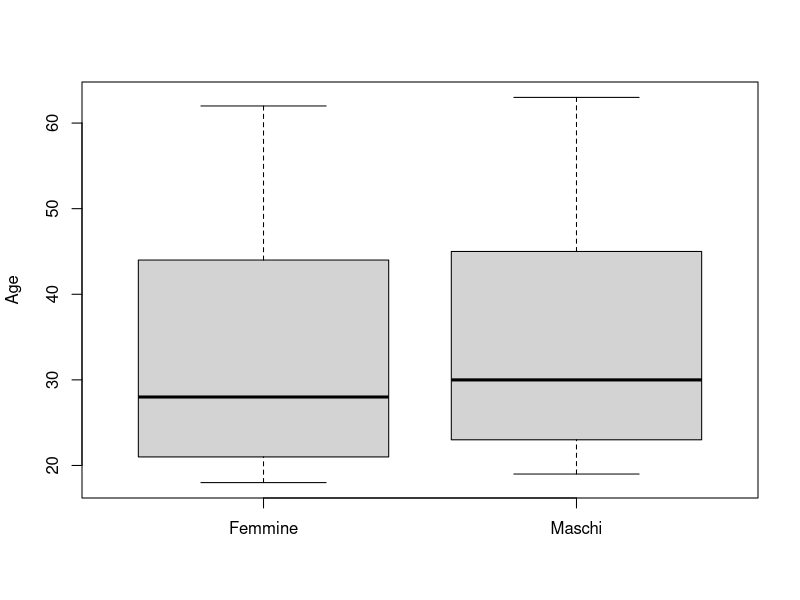
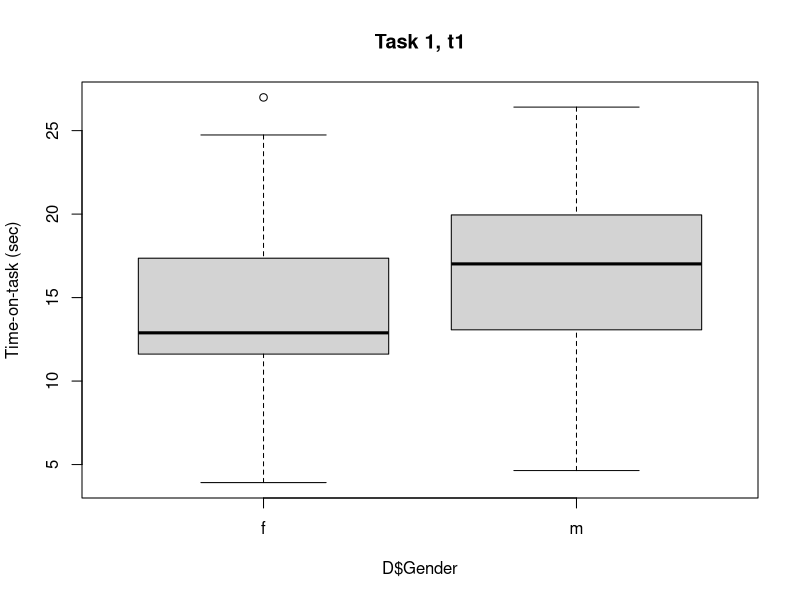
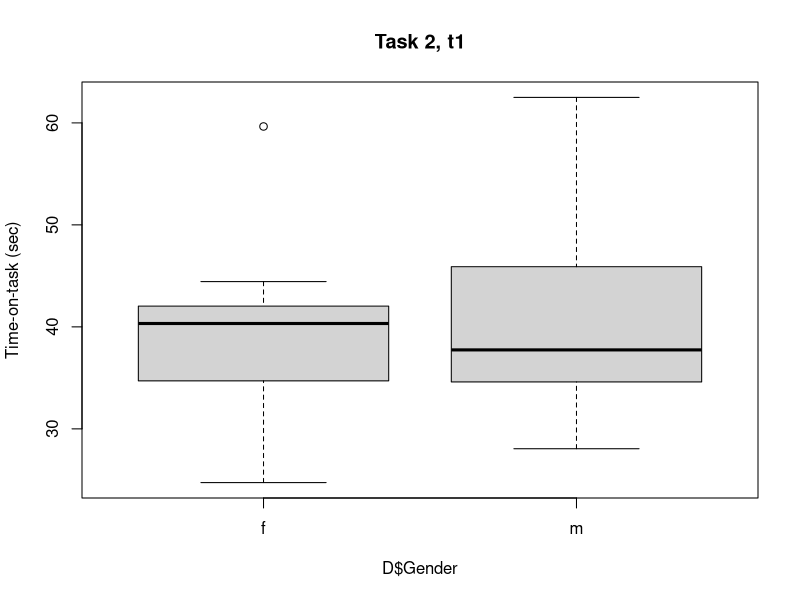
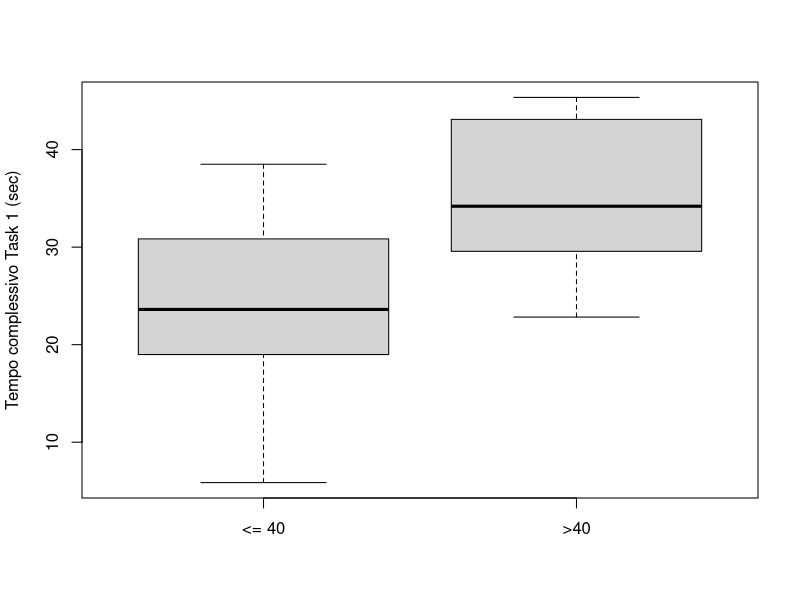
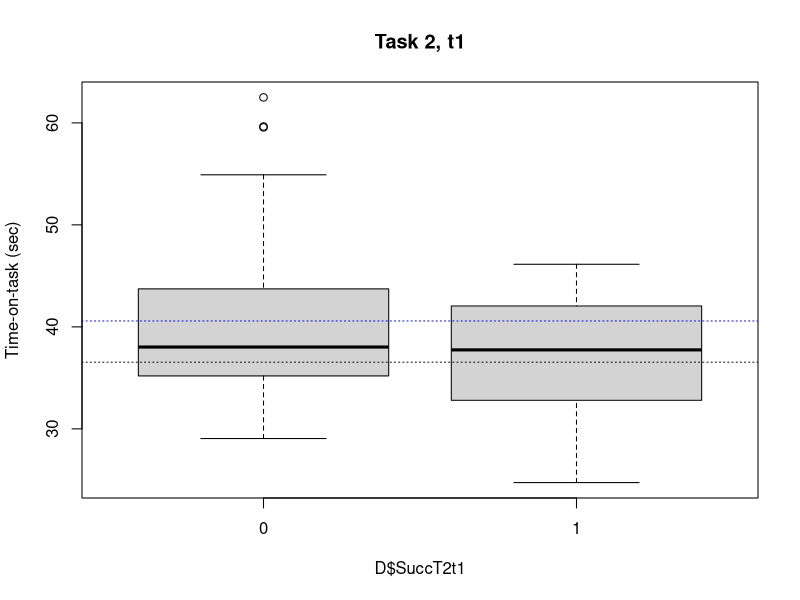
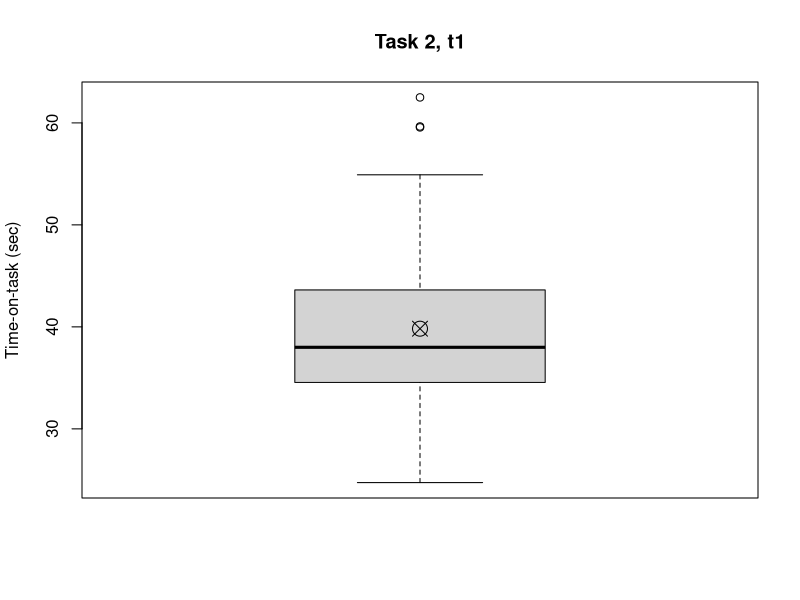
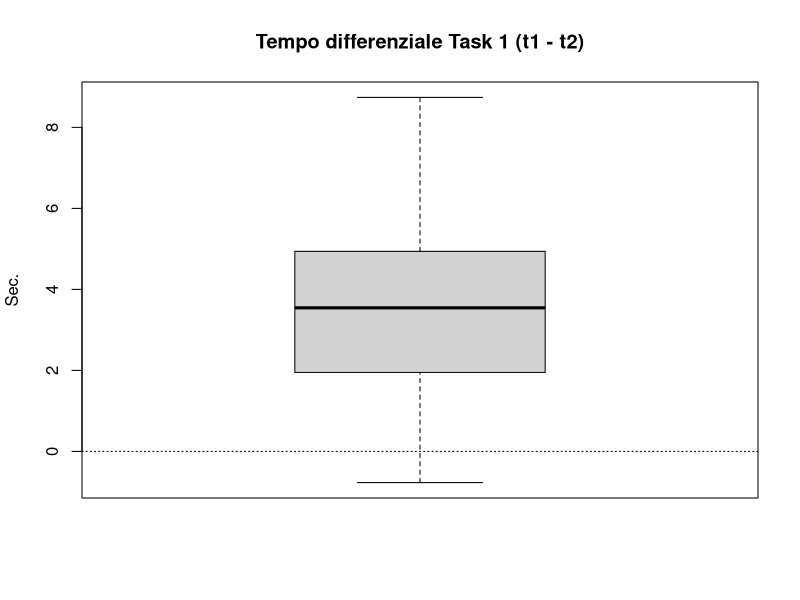
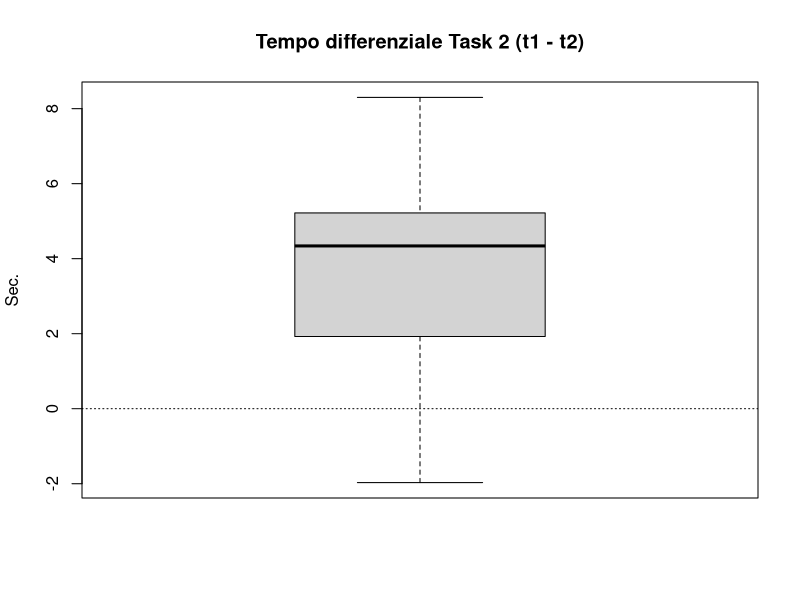

Source code (R) for these figures, in order:
## ---- chunk 1
thevalue = T
myvar = thevalue
echovar = thevalue
evalvar = thevalue
knitr::opts_chunk$set(include = myvar, 
                      echo = echovar,
                      eval = evalvar)
## ---- chunk 2
D <- read.csv("DATASW2.csv")
head(D)
D$Gender = as.factor(D$Gender)

summary(D)

## ---- chunk 3
boxplot(D$Age[D$Gender=="f"],
        D$Age[D$Gender=="m"],names=c("Femmine","Maschi"),ylab="Age")
# in alternativa 
# boxplot(D$Age ~ D$Gender,ylab="Et?")
t.test(D$Age[D$Gender=="f"],D$Age[D$Gender=="m"])
## ---- chunk 4
boxplot(D$TT1t1 ~ D$Gender,ylab="Time-on-task (sec)",main="Task 1, t1")
t.test(D$TT1t1[D$Gender=="f"],D$TT1t1[D$Gender=="m"])

boxplot(D$TT2t1 ~ D$Gender,ylab="Time-on-task (sec)",main="Task 2, t1")
t.test(D$TT2t1[D$Gender=="f"],D$TT2t1[D$Gender=="m"])
## ---- chunk 5
TCT1 <- D$TT1t1 + D$TT1t2

boxplot(TCT1[D$Age <= 40],TCT1[D$Age > 40],names=c("<= 40",">40"),ylab="Tempo complessivo Task 1 (sec)")
t.test(TCT1[D$Age <= 40],TCT1[D$Age > 40],alternative="less")
# in alternativa
# t.test(TCT1[D$Age > 40],TCT1[D$Age <= 40],alternative="greater")
## ---- chunk 6
boxplot(D$TT2t1 ~ D$SuccT2t1,ylab="Time-on-task (sec)",main="Task 2, t1")
t.test(D$TT2t1[D$SuccT2t1==1],D$TT2t1[D$SuccT2t1==0],alternative="less")
abline(mean(D$TT2t1[D$SuccT2t1==1]),0,lty=3)   # posizione media campionaria per gruppo successo
abline(mean(D$TT2t1[D$SuccT2t1==0]),0,lty=3,col="blue") # posizione media campionaria per gruppo insuccesso
# notare come le posizioni di queste medie differiscano dalle posizioni delle mediane dei boxplot

## ---- chunk 7
boxplot(D$TT2t1,ylab="Time-on-task (sec)",main="Task 2, t1")
points(mean(D$TT2t1),pch=13, cex = 2)  # posizione della media campionaria
t.test(D$TT2t1,mu=median(D$TT2t1),alternative="greater")
## ---- chunk 8
TT1D <- D$TT1t1 - D$TT1t2
boxplot(TT1D,main="Tempo differenziale Task 1 (t1 - t2)",ylab="Sec.")
abline(0,0,lty=3)
t.test(D$TT1t1,D$TT1t2,paired=T,alternative="greater")

TT2D <- D$TT2t1 - D$TT2t2
boxplot(TT2D,main="Tempo differenziale Task 2 (t1 - t2)",ylab="Sec.")
abline(0,0,lty=3)
t.test(D$TT2t1,D$TT2t2,paired=T,alternative="greater")
## ---- chunk 9
TT1Df <- D$TT1t1[D$Gender=="f"] - D$TT1t2[D$Gender=="f"]
boxplot(TT1Df,main="Tempo differenziale Task 1 (t1 - t2) - Donne",ylab="Sec.")
abline(0,0,lty=3)
t.test(D$TT1t1[D$Gender=="f"],D$TT1t2[D$Gender=="f"],paired=T,alternative="greater")

TT2Df <- D$TT2t1[D$Gender=="f"] - D$TT2t2[D$Gender=="f"]
boxplot(TT2Df,main="Tempo differenziale Task 2 (t1 - t2) - Donne",ylab="Sec.")
abline(0,0,lty=3)
t.test(D$TT2t1[D$Gender=="f"],D$TT2t2[D$Gender=="f"],paired=T,alternative="greater")

## ---- chunk 10
# Eta categoriale
Ecat <- D$Age
Ecat[D$Age <= 40] <- 1
Ecat[D$Age > 40] <- 2
Ecat <- as.factor(Ecat)
TAB <- table(Ecat,D$SuccT1t1)
chisq.test(TAB)
TAB2 <- table(Ecat,D$SuccT1t2)
chisq.test(TAB2)
## ---- chunk 11

TAB3 <- table(D$Gender,D$SuccT2t2)
chisq.test(TAB3)

TAB4 <- table(D$Gender,D$SuccT1t1)
chisq.test(TAB4)
